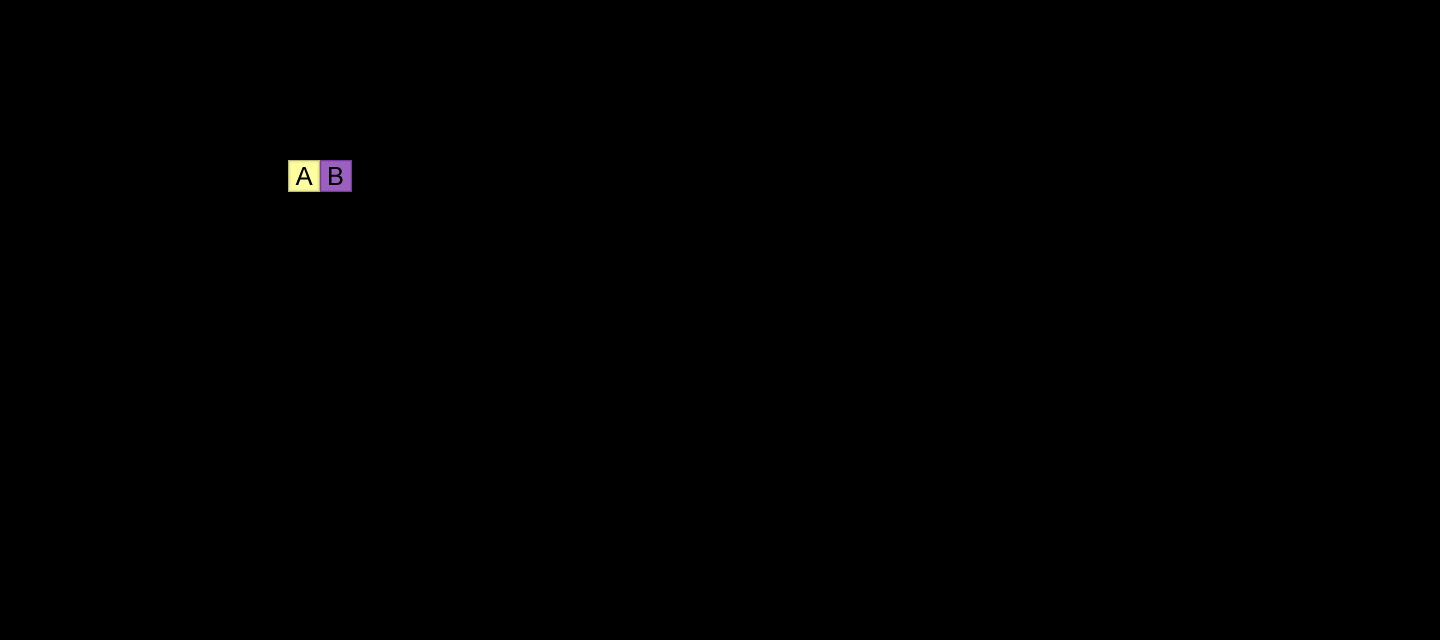

This game map was drawn from its Tiled (.tmx) file and the tilesets committed beside it. A one-line description and the trimmed map source follow:
An orthogonal 45x20 tile map with 32x32 px tiles, 1 tile layer (块层 1) and 1 object.

<map version="1.0" orientation="orthogonal" width="45" height="20" tilewidth="32" tileheight="32">
 <tileset firstgid="1" name="blocks" tilewidth="32" tileheight="32">
  <image source="blocks.png" width="64" height="64" />
 </tileset>
 <layer name="块层 1" width="45" height="20">
  <data>[900 cells, 2 non-empty, 2 distinct tile ids]</data>
 </layer>
 <objectgroup name="line" width="45" height="20">
  <object x="0" y="192">
   <polyline points="0,0 32,0 64,0 96,0 141,9 192,64 224,96 256,128 288,160 316,216 352,256 384,288 416,320 448,352 480,384 512,416 544,448 576,448 608,448 640,448 668,423 705,407 736,384 766,359 805,346 836,327 992,320 1088,320 1149,316 1205,294 1256,283 1289,260 1347,251 1401,211 1440,-64 1440,-192" />
  </object>
 </objectgroup>
</map>
